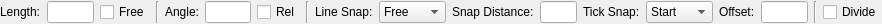
<?xml version="1.0" encoding="UTF-8"?>
<ui version="4.0">
 <class>LC_LineAngleRelOptions</class>
 <widget class="QWidget" name="LC_LineAngleRelOptions">
  <property name="geometry">
   <rect>
    <x>0</x>
    <y>0</y>
    <width>882</width>
    <height>24</height>
   </rect>
  </property>
  <property name="windowTitle">
   <string>Form</string>
  </property>
  <layout class="QGridLayout" name="gridLayout">
   <property name="leftMargin">
    <number>0</number>
   </property>
   <property name="topMargin">
    <number>1</number>
   </property>
   <property name="rightMargin">
    <number>0</number>
   </property>
   <property name="bottomMargin">
    <number>1</number>
   </property>
   <item row="0" column="2">
    <widget class="QCheckBox" name="cbFree">
     <property name="toolTip">
      <string>If checked, the length of line is defined by mouse position instead of setting</string>
     </property>
     <property name="text">
      <string>Free</string>
     </property>
    </widget>
   </item>
   <item row="0" column="16">
    <widget class="QLineEdit" name="leOffset">
     <property name="minimumSize">
      <size>
       <width>30</width>
       <height>0</height>
      </size>
     </property>
     <property name="maximumSize">
      <size>
       <width>60</width>
       <height>16777215</height>
      </size>
     </property>
     <property name="toolTip">
      <string>Offset of tick snap point from intersection point</string>
     </property>
    </widget>
   </item>
   <item row="0" column="18">
    <widget class="QCheckBox" name="cbDivide">
     <property name="toolTip">
      <string>If checked, original entity will be divided by intersection point.</string>
     </property>
     <property name="text">
      <string>Divide</string>
     </property>
    </widget>
   </item>
   <item row="0" column="15">
    <widget class="QLabel" name="label_2">
     <property name="text">
      <string>Offset:</string>
     </property>
    </widget>
   </item>
   <item row="0" column="12">
    <widget class="QLineEdit" name="leDistance">
     <property name="sizePolicy">
      <sizepolicy hsizetype="Preferred" vsizetype="Fixed">
       <horstretch>0</horstretch>
       <verstretch>0</verstretch>
      </sizepolicy>
     </property>
     <property name="minimumSize">
      <size>
       <width>30</width>
       <height>0</height>
      </size>
     </property>
     <property name="maximumSize">
      <size>
       <width>50</width>
       <height>16777215</height>
      </size>
     </property>
     <property name="toolTip">
      <string>Distance of intersection point from specified line snap point</string>
     </property>
    </widget>
   </item>
   <item row="0" column="14">
    <widget class="QComboBox" name="cbTickSnapMode">
     <property name="toolTip">
      <string>Defines which part of created line will be snapped to intersection point</string>
     </property>
     <item>
      <property name="text">
       <string>Start</string>
      </property>
     </item>
     <item>
      <property name="text">
       <string>Middle</string>
      </property>
     </item>
     <item>
      <property name="text">
       <string>End</string>
      </property>
     </item>
    </widget>
   </item>
   <item row="0" column="13">
    <widget class="QLabel" name="label_3">
     <property name="text">
      <string>Tick Snap:</string>
     </property>
    </widget>
   </item>
   <item row="0" column="9">
    <widget class="QLabel" name="leLineSnapMode">
     <property name="text">
      <string>Line Snap:</string>
     </property>
    </widget>
   </item>
   <item row="0" column="7">
    <widget class="Line" name="line_2">
     <property name="orientation">
      <enum>Qt::Vertical</enum>
     </property>
    </widget>
   </item>
   <item row="0" column="1">
    <widget class="QLineEdit" name="leLength">
     <property name="minimumSize">
      <size>
       <width>30</width>
       <height>0</height>
      </size>
     </property>
     <property name="maximumSize">
      <size>
       <width>60</width>
       <height>16777215</height>
      </size>
     </property>
     <property name="toolTip">
      <string>Length of line</string>
     </property>
    </widget>
   </item>
   <item row="0" column="6">
    <widget class="QCheckBox" name="cbRelativeAngle">
     <property name="toolTip">
      <string>If checked, angle is relative to angle of selected entity</string>
     </property>
     <property name="text">
      <string>Rel</string>
     </property>
    </widget>
   </item>
   <item row="0" column="0">
    <widget class="QLabel" name="label">
     <property name="text">
      <string>Length:</string>
     </property>
    </widget>
   </item>
   <item row="0" column="10">
    <widget class="QComboBox" name="cbLineSnapMode">
     <property name="toolTip">
      <string>Snap point for position of intersection point between created line and source entity (within original line)</string>
     </property>
     <item>
      <property name="text">
       <string>Free</string>
      </property>
     </item>
     <item>
      <property name="text">
       <string>Start</string>
      </property>
     </item>
     <item>
      <property name="text">
       <string>Middle</string>
      </property>
     </item>
     <item>
      <property name="text">
       <string>End</string>
      </property>
     </item>
    </widget>
   </item>
   <item row="0" column="3">
    <widget class="Line" name="line">
     <property name="orientation">
      <enum>Qt::Vertical</enum>
     </property>
    </widget>
   </item>
   <item row="0" column="4">
    <widget class="QLabel" name="lblAngle">
     <property name="text">
      <string>Angle:</string>
     </property>
    </widget>
   </item>
   <item row="0" column="19">
    <spacer name="horizontalSpacer">
     <property name="orientation">
      <enum>Qt::Horizontal</enum>
     </property>
     <property name="sizeHint" stdset="0">
      <size>
       <width>0</width>
       <height>20</height>
      </size>
     </property>
    </spacer>
   </item>
   <item row="0" column="11">
    <widget class="QLabel" name="lblDistance">
     <property name="text">
      <string>Snap Distance:</string>
     </property>
    </widget>
   </item>
   <item row="0" column="5">
    <widget class="QLineEdit" name="leAngle">
     <property name="minimumSize">
      <size>
       <width>30</width>
       <height>0</height>
      </size>
     </property>
     <property name="maximumSize">
      <size>
       <width>60</width>
       <height>16777215</height>
      </size>
     </property>
     <property name="toolTip">
      <string>Angle of line</string>
     </property>
    </widget>
   </item>
   <item row="0" column="17">
    <widget class="Line" name="line_3">
     <property name="orientation">
      <enum>Qt::Vertical</enum>
     </property>
    </widget>
   </item>
  </layout>
 </widget>
 <resources/>
 <connections/>
</ui>
